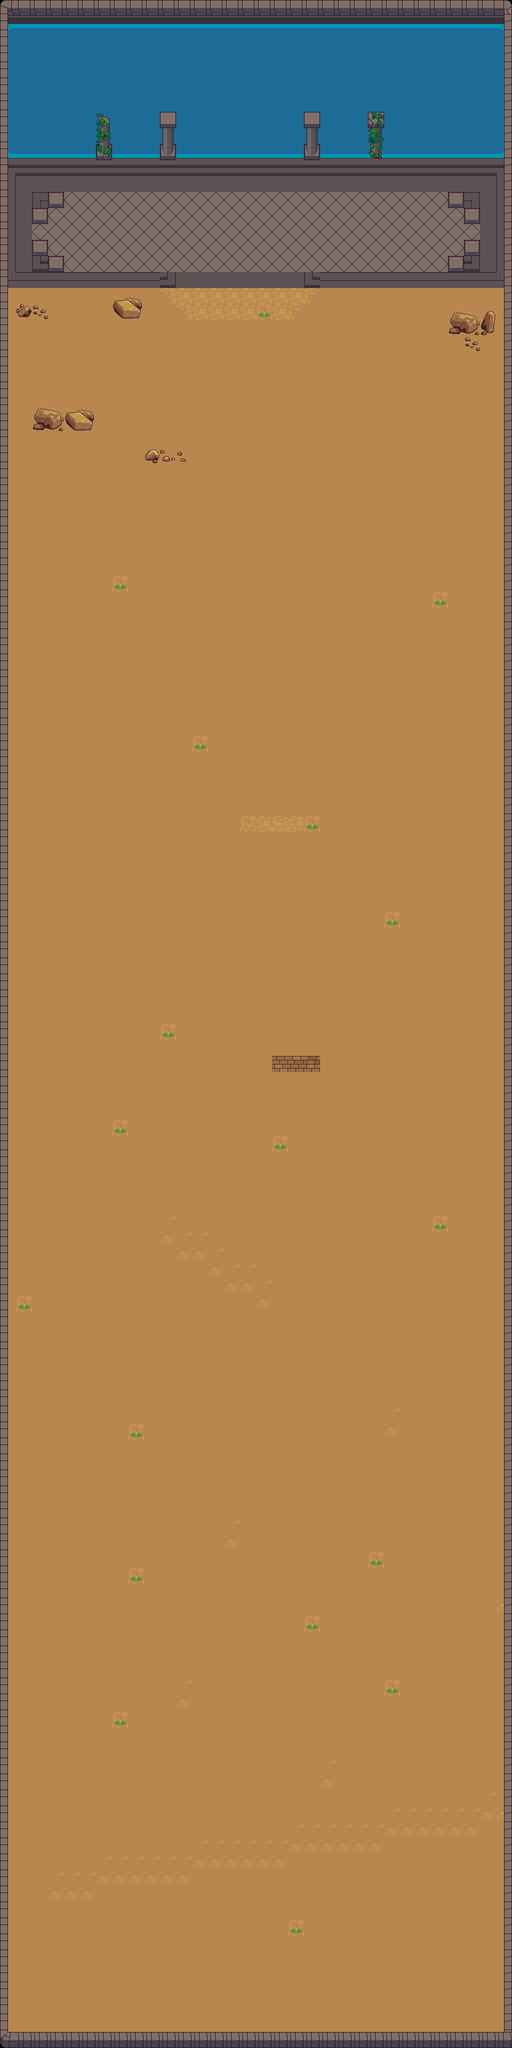

A 2D game scene composited from a Tiled map and its tileset images. What follows is a short description and the map's XML, with each tile layer's data collapsed to a summary:
An orthogonal 32x128 tile map with 32x32 px tiles, 2 tile layers (Fondo1, Fondo2) and 3 objects (Playable, attack).

<map version="1.0" orientation="orthogonal" renderorder="left-down" width="32" height="128" tilewidth="32" tileheight="32" nextobjectid="16">
 <tileset firstgid="1" name="TileSet" tilewidth="32" tileheight="32" tilecount="400">
  <image source="tileset01.png" width="640" height="640" />
 </tileset>
 <layer name="Fondo1" width="32" height="128">
  <data>[4096 cells, 4096 non-empty, 42 distinct tile ids]</data>
 </layer>
 <layer name="Fondo2" width="32" height="128">
  <data>[4096 cells, 289 non-empty, 27 distinct tile ids]</data>
 </layer>
 <objectgroup name="Events">
  <object id="2" name="tomato" type="Playable" x="447" y="97" width="66" height="61" />
  <object id="3" name="attack" x="323" y="331" width="322" height="210">
   <properties>
    <property name="boss" value="tomato" />
   </properties>
  </object>
  <object id="12" x="1007" y="2432" height="476" />
 </objectgroup>
</map>
